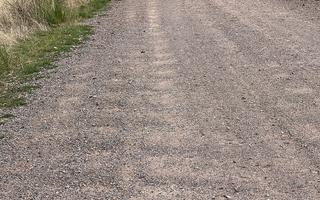
#> input picture img/corrugations-thumb.jpg, 320 x 200 px, given as the content of the folder ../img/corrugations-thumb.jpg, which was not available
$ python sheet.py ../img/corrugations-thumb.jpg ../img/corrugations.jpg
#> lines starting #> are read from the running program, lines starting #| are printed output that depends on the picture; pictures that were not available may be replaced by others from this repository, and a replacement may not be noted
import sys, os, glob
from PIL import Image, ImageDraw
# Contact sheet: thumbnails with their file names, 4 per row.
src, out = sys.argv[1], sys.argv[2]
files = sorted(glob.glob(os.path.join(src, "*.jpg")))
tw, th, cols = 300, 200, 4
rows = (len(files) + cols - 1) // cols
sheet = Image.new("RGB", (cols * tw, rows * (th + 18)), "white")
#> sheet: PIL image 1200x218 RGB; every value is 255
d = ImageDraw.Draw(sheet)
for i, f in enumerate(files):
    im = Image.open(f).convert("RGB"); im.thumbnail((tw, th))
#> further down, im is the input picture: PIL image 320x200 RGB; mean R, G, B 151.1, 138.6, 129.9
#> after `im.thumbnail((tw, th))`:
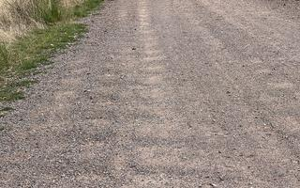
#> im: PIL image 300x188 RGB; mean R, G, B 151.1, 138.6, 129.9
    x, y = (i % cols) * tw, (i // cols) * (th + 18)
    sheet.paste(im, (x, y))
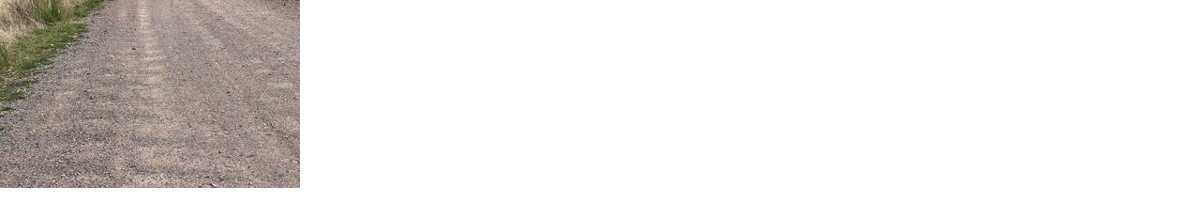
#> sheet: PIL image 1200x218 RGB; mean R, G, B 232.6, 229.9, 228
    d.text((x + 2, y + th + 2), str(i) + " " + os.path.basename(f)[:40], fill="black")
sheet.save(out, quality=80)
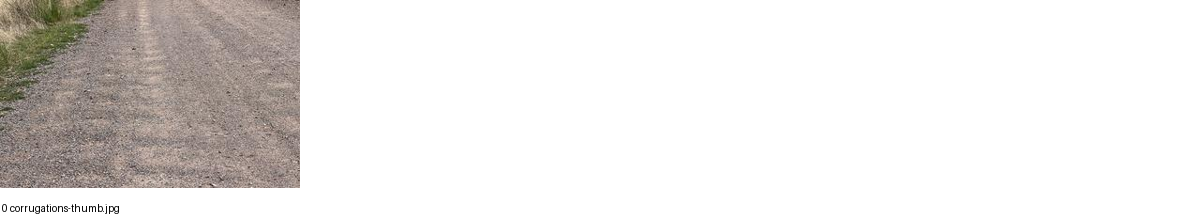
#> saved as corrugations.jpg: PIL image 1200x218 RGB; mean R, G, B 232.3, 229.6, 227.8
print(len(files))

$ run again, on img/corrugations.jpg
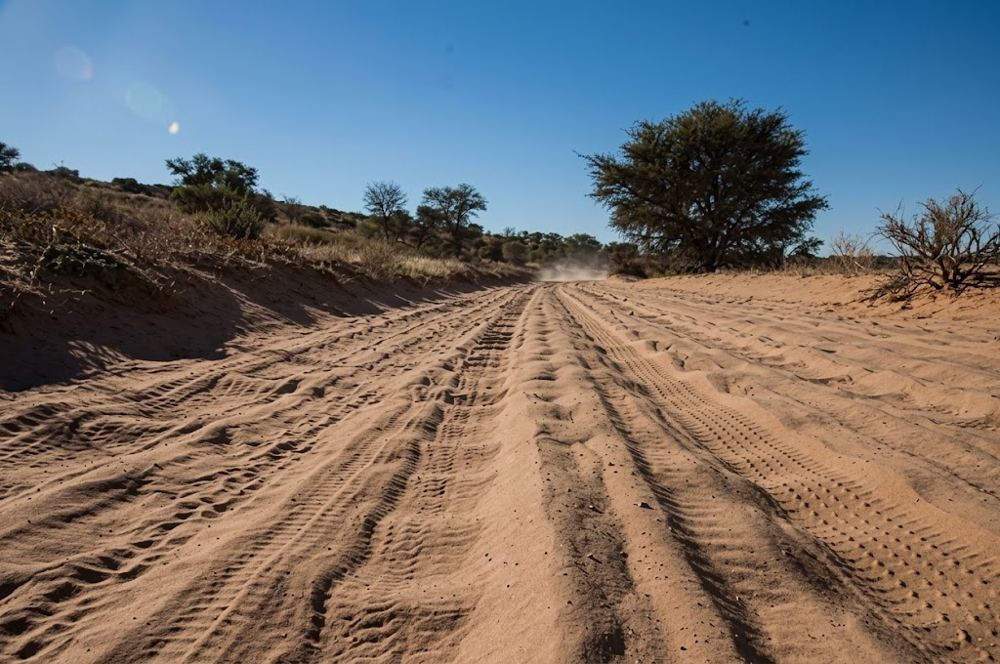
#> input picture img/corrugations.jpg, 1000 x 664 px, given as the content of the folder ../img/corrugations.jpg, which was not available
#> im is the input picture: PIL image 1000x664 RGB; mean R, G, B 115.8, 111.6, 109.6
#> `im.thumbnail((tw, th))`:
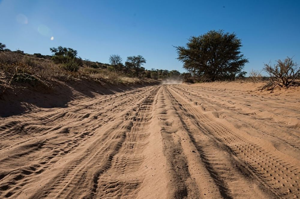
#> im: PIL image 300x199 RGB; mean R, G, B 115.8, 111.6, 109.6
#> `sheet.save(out, quality=80)`:
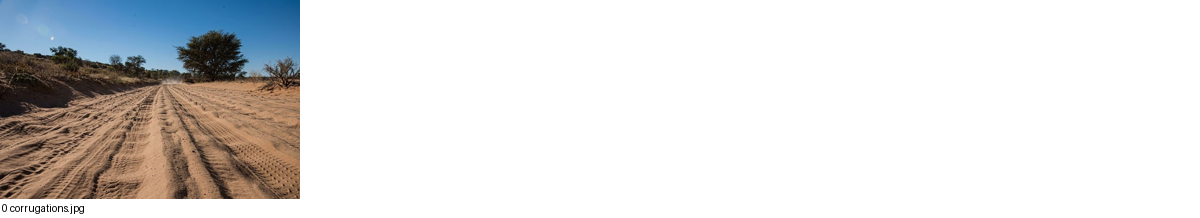
#> saved as corrugations.jpg: PIL image 1200x218 RGB; mean R, G, B 223, 222.1, 221.6

$ run again, on img/deflated.jpg
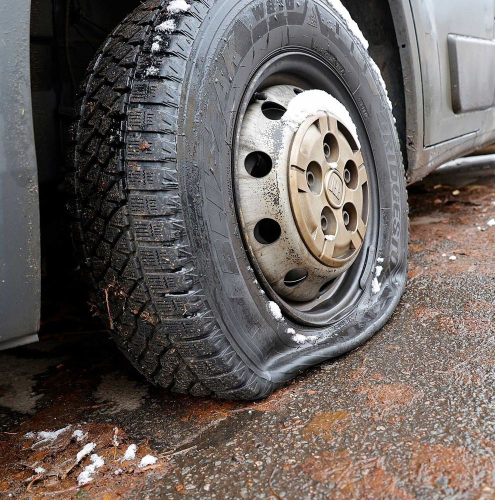
#> input picture img/deflated.jpg, 990 x 1000 px, given as the content of the folder ../img/deflated.jpg, which was not available (shown at 1/2 size)
#> im is the input picture: PIL image 990x1000 RGB; mean R, G, B 104.1, 96.7, 93.6
#> `im.thumbnail((tw, th))`:
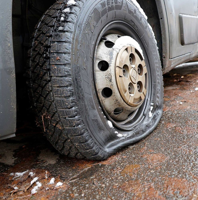
#> im: PIL image 198x200 RGB; mean R, G, B 104.2, 96.8, 93.7
#> `sheet.save(out, quality=80)`:
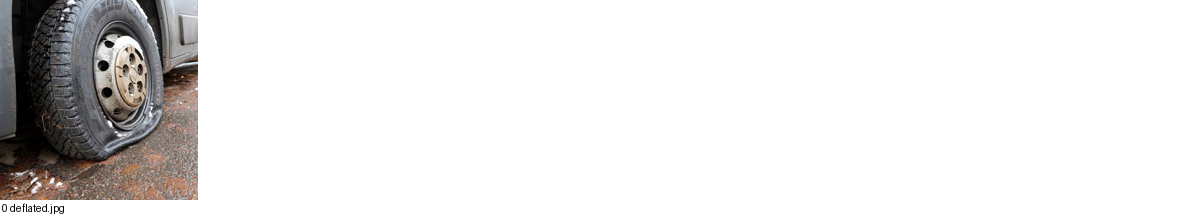
#> saved as deflated.jpg: PIL image 1200x218 RGB; mean R, G, B 232, 230.9, 230.4
